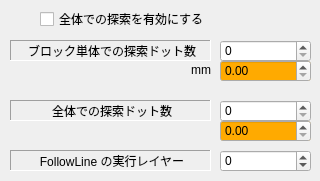
   <widget class="QWidget" name="tab_9">
    <attribute name="title">
     <string>探索</string>
    </attribute>
    <widget class="QLabel" name="label_27">
     <property name="geometry">
      <rect>
       <x>10</x>
       <y>40</y>
       <width>201</width>
       <height>21</height>
      </rect>
     </property>
     <property name="frameShape">
      <enum>QFrame::Panel</enum>
     </property>
     <property name="frameShadow">
      <enum>QFrame::Sunken</enum>
     </property>
     <property name="text">
      <string>ブロック単体での探索ドット数</string>
     </property>
     <property name="alignment">
      <set>Qt::AlignCenter|Qt::AlignHCenter|Qt::AlignLeading|Qt::AlignLeft|Qt::AlignVCenter</set>
     </property>
    </widget>
    <widget class="QLabel" name="label_28">
     <property name="geometry">
      <rect>
       <x>10</x>
       <y>100</y>
       <width>201</width>
       <height>21</height>
      </rect>
     </property>
     <property name="frameShape">
      <enum>QFrame::Panel</enum>
     </property>
     <property name="frameShadow">
      <enum>QFrame::Sunken</enum>
     </property>
     <property name="text">
      <string>全体での探索ドット数</string>
     </property>
     <property name="alignment">
      <set>Qt::AlignCenter|Qt::AlignHCenter|Qt::AlignLeading|Qt::AlignLeft|Qt::AlignVCenter</set>
     </property>
    </widget>
    <widget class="QCheckBox" name="checkBModeCommonMovable">
     <property name="geometry">
      <rect>
       <x>40</x>
       <y>10</y>
       <width>231</width>
       <height>18</height>
      </rect>
     </property>
     <property name="text">
      <string>全体での探索を有効にする</string>
     </property>
    </widget>
    <widget class="QSpinBox" name="EditSelfSearch">
     <property name="geometry">
      <rect>
       <x>220</x>
       <y>40</y>
       <width>91</width>
       <height>22</height>
      </rect>
     </property>
    </widget>
    <widget class="QSpinBox" name="EditCommonMoveDot">
     <property name="geometry">
      <rect>
       <x>220</x>
       <y>100</y>
       <width>91</width>
       <height>22</height>
      </rect>
     </property>
    </widget>
    <widget class="QDoubleSpinBox" name="doubleSpinBoxSelfSearch">
     <property name="geometry">
      <rect>
       <x>220</x>
       <y>60</y>
       <width>91</width>
       <height>22</height>
      </rect>
     </property>
     <property name="palette">
      <palette>
       <active>
        <colorrole role="Base">
         <brush brushstyle="SolidPattern">
          <color alpha="255">
           <red>255</red>
           <green>170</green>
           <blue>0</blue>
          </color>
         </brush>
        </colorrole>
       </active>
       <inactive>
        <colorrole role="Base">
         <brush brushstyle="SolidPattern">
          <color alpha="255">
           <red>255</red>
           <green>170</green>
           <blue>0</blue>
          </color>
         </brush>
        </colorrole>
       </inactive>
       <disabled>
        <colorrole role="Base">
         <brush brushstyle="SolidPattern">
          <color alpha="255">
           <red>240</red>
           <green>240</green>
           <blue>240</blue>
          </color>
         </brush>
        </colorrole>
       </disabled>
      </palette>
     </property>
     <property name="maximum">
      <double>9999999999.000000000000000</double>
     </property>
    </widget>
    <widget class="QDoubleSpinBox" name="doubleSpinBoxCommonMoveDot">
     <property name="geometry">
      <rect>
       <x>220</x>
       <y>120</y>
       <width>91</width>
       <height>22</height>
      </rect>
     </property>
     <property name="palette">
      <palette>
       <active>
        <colorrole role="Base">
         <brush brushstyle="SolidPattern">
          <color alpha="255">
           <red>255</red>
           <green>170</green>
           <blue>0</blue>
          </color>
         </brush>
        </colorrole>
       </active>
       <inactive>
        <colorrole role="Base">
         <brush brushstyle="SolidPattern">
          <color alpha="255">
           <red>255</red>
           <green>170</green>
           <blue>0</blue>
          </color>
         </brush>
        </colorrole>
       </inactive>
       <disabled>
        <colorrole role="Base">
         <brush brushstyle="SolidPattern">
          <color alpha="255">
           <red>240</red>
           <green>240</green>
           <blue>240</blue>
          </color>
         </brush>
        </colorrole>
       </disabled>
      </palette>
     </property>
     <property name="maximum">
      <double>9999999999.000000000000000</double>
     </property>
    </widget>
    <widget class="QLabel" name="labelUnitName_7">
     <property name="geometry">
      <rect>
       <x>120</x>
       <y>60</y>
       <width>91</width>
       <height>20</height>
      </rect>
     </property>
     <property name="frameShape">
      <enum>QFrame::NoFrame</enum>
     </property>
     <property name="frameShadow">
      <enum>QFrame::Sunken</enum>
     </property>
     <property name="text">
      <string>mm</string>
     </property>
     <property name="alignment">
      <set>Qt::AlignRight|Qt::AlignTrailing|Qt::AlignVCenter</set>
     </property>
    </widget>
    <widget class="QSpinBox" name="EditFollowLineLayer">
     <property name="geometry">
      <rect>
       <x>220</x>
       <y>150</y>
       <width>91</width>
       <height>22</height>
      </rect>
     </property>
     <property name="minimum">
      <number>-1</number>
     </property>
    </widget>
    <widget class="QLabel" name="label_44">
     <property name="geometry">
      <rect>
       <x>10</x>
       <y>150</y>
       <width>201</width>
       <height>21</height>
      </rect>
     </property>
     <property name="frameShape">
      <enum>QFrame::Panel</enum>
     </property>
     <property name="frameShadow">
      <enum>QFrame::Sunken</enum>
     </property>
     <property name="text">
      <string>FollowLine の実行レイヤー</string>
     </property>
     <property name="alignment">
      <set>Qt::AlignCenter|Qt::AlignHCenter|Qt::AlignLeading|Qt::AlignLeft|Qt::AlignVCenter</set>
     </property>
    </widget>
   </widget>
